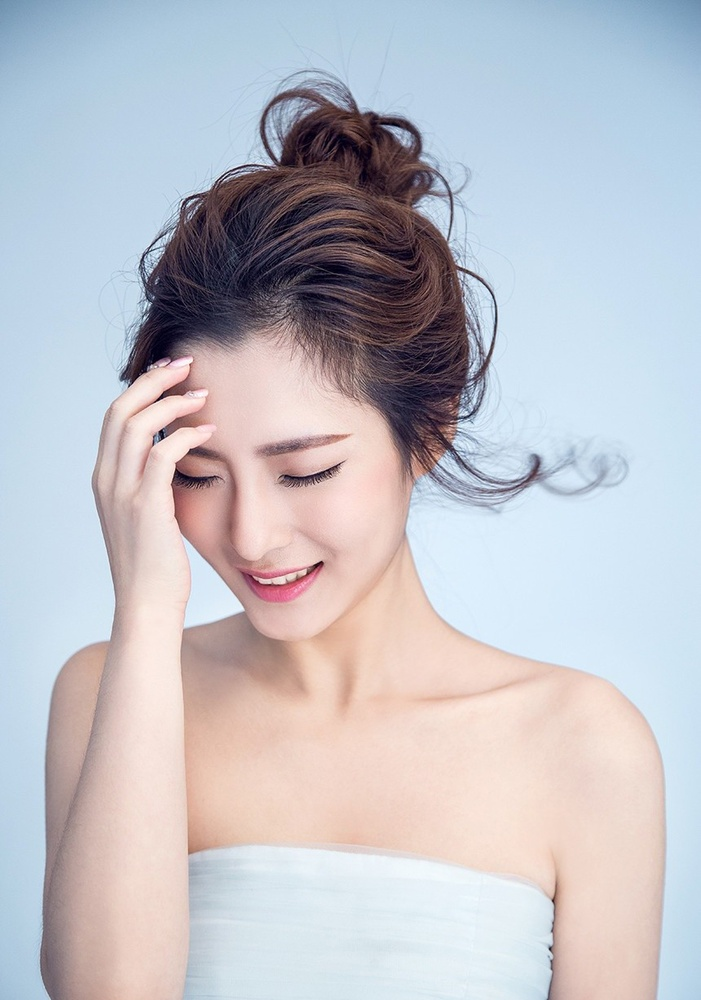
#> input picture Opencv图像处理/素材图/1.jpg, 701 x 1000 px, shrunk from 860 x 1227 before the run, found by its file name
$ python '人脸识别-book23.py'
#> lines starting #> are read from the running program, lines starting #| are printed output that depends on the picture; after the words box and inside, x2 and y2 are one past the last pixel; in counts of white or black regions, pixels touching at a corner belong together
import cv2 as cv

faceCascade = cv.CascadeClassifier('haarcascade_frontalface_default.xml')

image = cv.imread("D:/Users/46071/Desktop/1.jpg")
#> image is the input picture: shape (1000, 701, 3); mean B, G, R 199.8, 192.9, 193.2

gray = cv.cvtColor(image,cv.COLOR_BGR2GRAY)
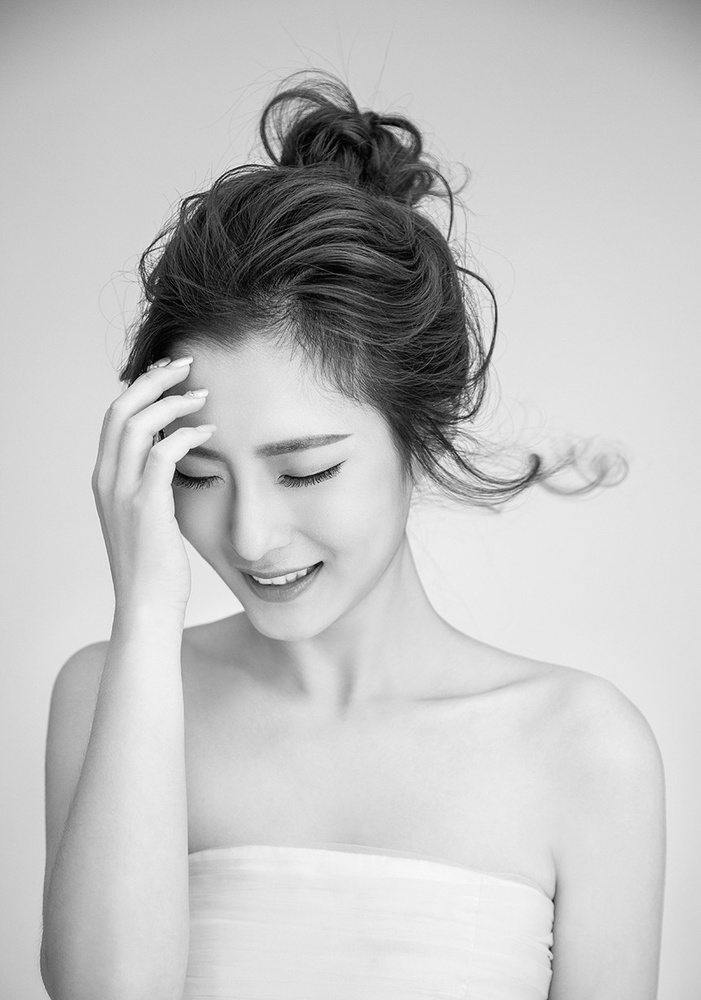
#> gray: shape (1000, 701); min 1, max 254, mean 193.7

faces = faceCascade.detectMultiScale(
    gray,
    scaleFactor=1.15,
    minNeighbors=5,
    minSize = (5,5)
)
#> faces = [[93, 345, 332, 332]]

print(faces)
#| [[ 93 345 332 332]]
print("发现{0}个人脸！".format(len(faces)))
#| 发现1个人脸！
#逐个标人脸
for x,y,w,h in faces:
    #矩形标注
    #cv.rectangle(image,(x,y),(x+w,y+w),(0,255,0),2)
    cv.circle(image,(int((x+x+w)/2),int((y+y+h)/2)),int(w/2),(0,255,0),2)
#> this loop made 1 pass
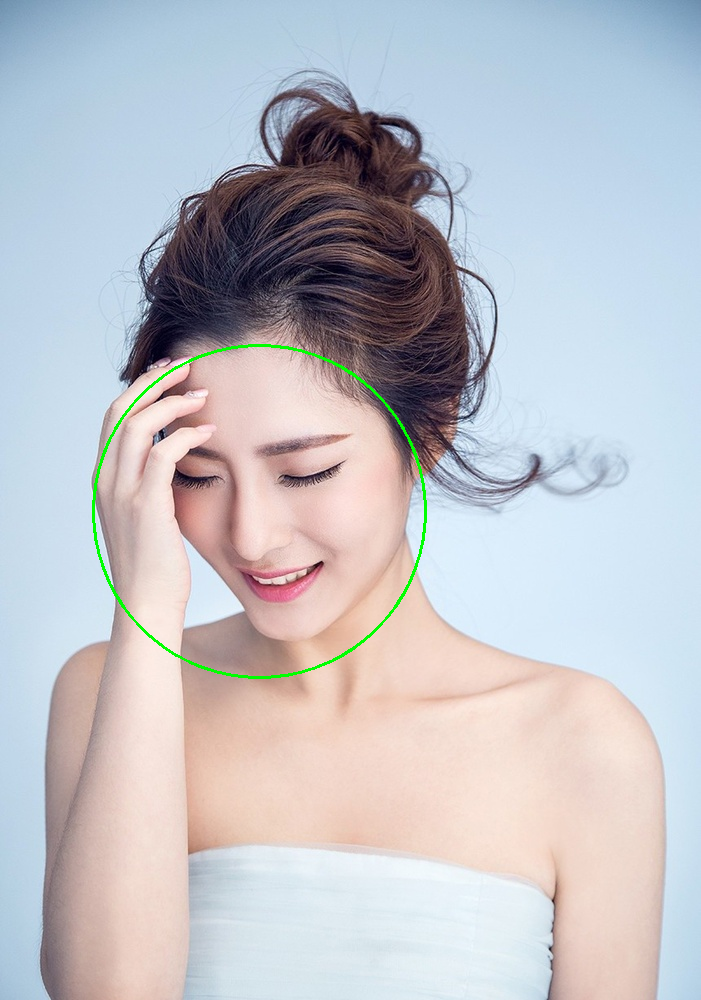
#> image: shape (1000, 701, 3); 0.44% of pixels changed, all inside (x1, y1, x2, y2) = (92, 344, 427, 679)
    #显示结果
cv.imshow("dect",image)
#保存检测结果
cv.imwrite("re.jpg",image)

cv.waitKey()
cv.destroyAllWindows()
